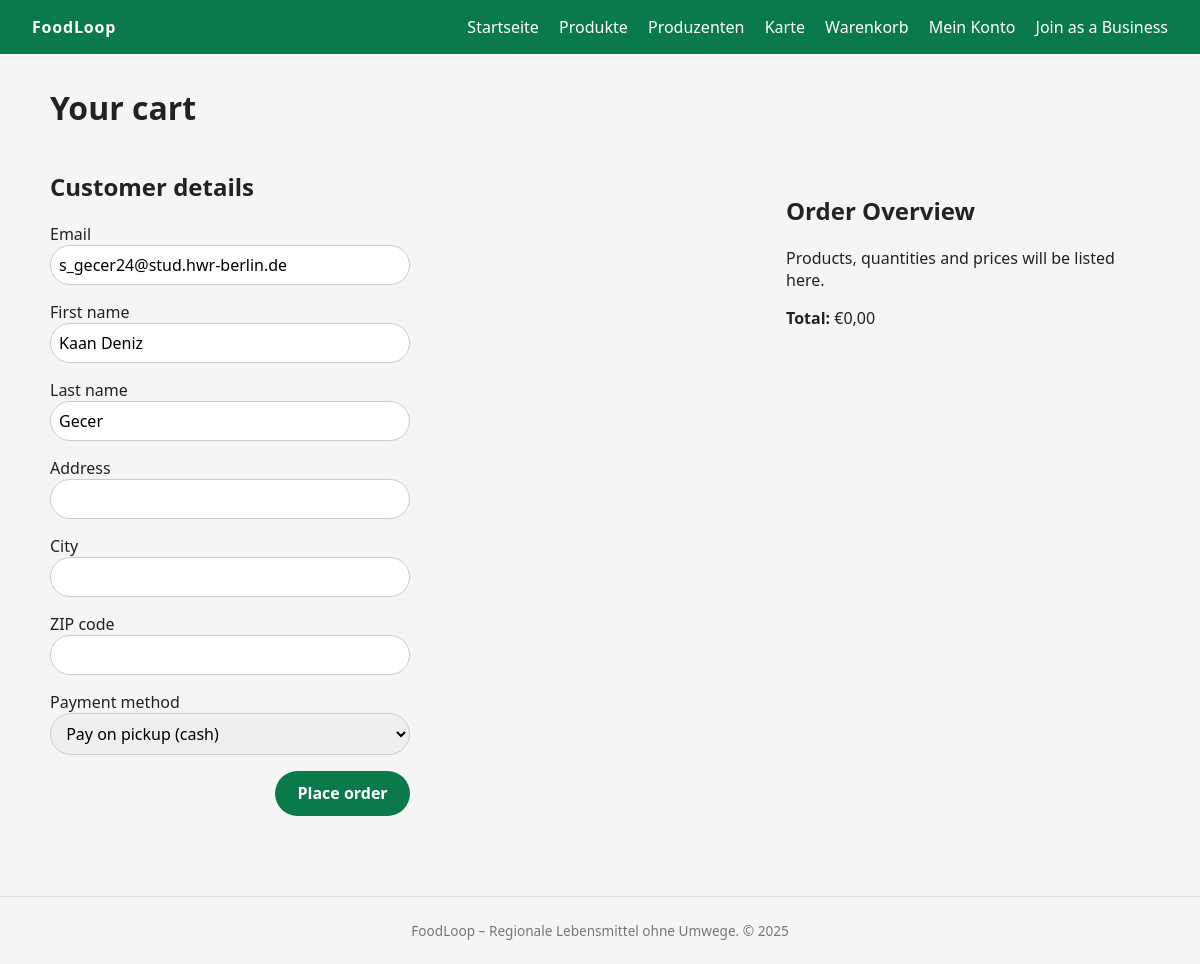
/cart (signed in), run on the app's committed database.
### models.py (models this page shows)
class User(db.Model, UserMixin):
    __tablename__ = "user"
    id = db.Column(db.Integer, primary_key=True)
    email = db.Column(db.String(255), unique=True, nullable=False)
    password_hash = db.Column(db.String(255), nullable=False)
    first_name = db.Column(db.String(100), nullable=False)
    last_name = db.Column(db.String(100), nullable=False)
    role = db.Column(db.String(20), nullable=False)  # 'CUSTOMER' | 'PRODUCER'
    created_at = db.Column(db.DateTime, default=datetime.utcnow, nullable=False)
    customer_profile = db.relationship("CustomerProfile", back_populates="user", uselist=False)
    producer_profile = db.relationship("ProducerProfile", back_populates="user", uselist=False)

### app.py (the view, shortened to what this page needs)
@app.route("/cart", methods=["GET", "POST"])
def cart():
    form = CartForm()
    user_logged_in = current_user.is_authenticated
    if request.method == "GET" and user_logged_in:
        form.email.data = current_user.email
        form.first_name.data = current_user.first_name
        form.last_name.data = current_user.last_name
    return render_template("cart.html", form=form, user_logged_in=user_logged_in)

### forms.py
class CartForm(FlaskForm):
    first_name = StringField("First name", validators=[InputRequired(), Length(min=2, max=50)])
    last_name = StringField("Last name", validators=[InputRequired(), Length(min=2, max=50)])
    address = StringField("Address", validators=[InputRequired(), Length(min=5, max=200)])
    city = StringField("City", validators=[InputRequired(), Length(min=2, max=50)])
    zip_code = StringField("ZIP code",
                           validators=[
                               InputRequired(),
                               Length(min=4, max=10),
                               Regexp(r"^[0-9]+$", message="Bitte nur Ziffern eingeben.")
                           ])
    email = StringField("Email", validators=[InputRequired(), Email()])
    payment_method = SelectField(
        "Payment method",
        choices=[
            ("pickup_cash", "Pay on pickup (cash)"),
            ("digital_payment", "Digital payment"),
        ],
        validators=[InputRequired()],
    )
    submit = SubmitField("Place order")

### app.py (called while the page is built)
@login_manager.user_loader
def load_user(user_id):
    return User.query.get(int(user_id))

### templates/cart.html (shortened to what this page needs)
{% extends "base.html" %}
{% block content %}
  <h1>Your cart</h1>
  <div class="cart-layout">
    <div class="cart-form-column">
      <h2>Customer details</h2>
      <form method="POST" action="{{ url_for('cart') }}" class="auth-form">
        <div class="form-row">
          {{ form.email.label }}
          {{ form.email(class_="form-control") }}
        </div>
        <div class="form-row">
          {{ form.first_name.label }}
          {{ form.first_name(class_="form-control") }}
        </div>
        <div class="form-row">
          {{ form.last_name.label }}
          {{ form.last_name(class_="form-control") }}
        </div>
        <div class="form-row">
          {{ form.address.label }}
          {{ form.address(class_="form-control") }}
        </div>
        <div class="form-row">
          {{ form.city.label }}
          {{ form.city(class_="form-control") }}
        </div>
        <div class="form-row">
          {{ form.zip_code.label }}
          {{ form.zip_code(class_="form-control") }}
        </div>
        <div class="form-row">
          {{ form.payment_method.label }}
          {{ form.payment_method(class_="form-select") }}
        </div>
        <div class="form-actions">
          {{ form.submit(class_="btn btn-primary") }}
        </div>
      </form>
    </div>
    <aside class="cart-summary-column">
      <h2>Order Overview</h2>
      <p>Products, quantities and prices will be listed here.</p>
      <p><strong>Total:</strong> €0,00</p>
    </aside>
  </div>
{% endblock %}

### static/css/styles.css (style rules this page uses)
body { font-family: system-ui, -apple-system, BlinkMacSystemFont, "Segoe UI", sans-serif; margin: 0; background: #f5f5f5; color: #222; }
.btn { display: inline-block; padding: 0.7rem 1.4rem; border-radius: 999px; border: none; cursor: pointer; text-decoration: none; font-weight: 600; }
.btn-primary { background: #0b7a4b; color: white; }
input, select { padding: 0.5rem 0.7rem; border-radius: 999px; border: 1px solid #ccc; font: inherit; }
.auth-form { display: flex; flex-direction: column; gap: 1rem; width: 100%; max-width: 360px; }
.form-row { display: flex; flex-direction: column; }
.form-row input { padding: 0.5rem; font: inherit; }
.form-actions { display: flex; justify-content: flex-end; }
.cart-layout { display: flex; gap: 2rem; align-items: flex-start; }
.cart-form-column { flex: 2; }
.cart-summary-column { flex: 1; background-color: #f5f5f5; padding: 1.5rem; border-radius: 8px; }

### data on the page
User: email "s_gecer24@stud.hwr-berlin.de", first_name "Kaan Deniz", last_name "Gecer"

### other printed values
{{ 2025 }} "2025"
